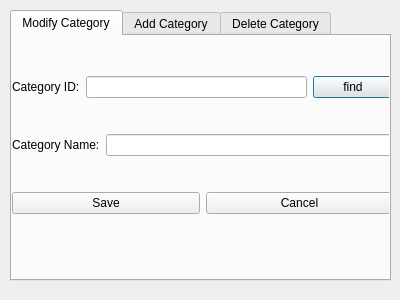
<?xml version="1.0" encoding="UTF-8"?>
<ui version="4.0">
 <class>categoryModAddDel</class>
 <widget class="QDialog" name="categoryModAddDel">
  <property name="geometry">
   <rect>
    <x>0</x>
    <y>0</y>
    <width>400</width>
    <height>300</height>
   </rect>
  </property>
  <property name="windowTitle">
   <string>Dialog</string>
  </property>
  <widget class="QTabWidget" name="tabWidget">
   <property name="geometry">
    <rect>
     <x>10</x>
     <y>10</y>
     <width>381</width>
     <height>271</height>
    </rect>
   </property>
   <property name="currentIndex">
    <number>0</number>
   </property>
   <widget class="QWidget" name="mod">
    <attribute name="title">
     <string>Modify Category</string>
    </attribute>
    <widget class="QWidget" name="verticalLayoutWidget">
     <property name="geometry">
      <rect>
       <x>0</x>
       <y>10</y>
       <width>381</width>
       <height>201</height>
      </rect>
     </property>
     <layout class="QVBoxLayout" name="verticalLayout">
      <item>
       <layout class="QHBoxLayout" name="horizontalLayout">
        <item>
         <widget class="QLabel" name="label">
          <property name="text">
           <string>Category ID:</string>
          </property>
         </widget>
        </item>
        <item>
         <widget class="QLineEdit" name="lineEdit_CategoryIDMod"/>
        </item>
        <item>
         <widget class="QPushButton" name="pushButton_idFindMod">
          <property name="text">
           <string>find</string>
          </property>
         </widget>
        </item>
       </layout>
      </item>
      <item>
       <layout class="QHBoxLayout" name="horizontalLayout_2">
        <item>
         <widget class="QLabel" name="label_2">
          <property name="text">
           <string>Category Name:</string>
          </property>
         </widget>
        </item>
        <item>
         <widget class="QLineEdit" name="lineEdit_categoryNameMod"/>
        </item>
       </layout>
      </item>
      <item>
       <layout class="QHBoxLayout" name="horizontalLayout_3">
        <item>
         <widget class="QPushButton" name="pushButton_Savemod">
          <property name="text">
           <string>Save</string>
          </property>
         </widget>
        </item>
        <item>
         <widget class="QPushButton" name="pushButton_cancelMod">
          <property name="text">
           <string>Cancel</string>
          </property>
         </widget>
        </item>
       </layout>
      </item>
     </layout>
    </widget>
   </widget>
   <widget class="QWidget" name="add">
    <attribute name="title">
     <string>Add Category</string>
    </attribute>
    <widget class="QWidget" name="verticalLayoutWidget_2">
     <property name="geometry">
      <rect>
       <x>-1</x>
       <y>9</y>
       <width>381</width>
       <height>221</height>
      </rect>
     </property>
     <layout class="QVBoxLayout" name="verticalLayout_2">
      <item>
       <layout class="QHBoxLayout" name="horizontalLayout_4">
        <item>
         <widget class="QLabel" name="label_3">
          <property name="text">
           <string>Category Name:</string>
          </property>
         </widget>
        </item>
        <item>
         <widget class="QLineEdit" name="lineEdit_categoryNameAdd"/>
        </item>
       </layout>
      </item>
      <item>
       <layout class="QHBoxLayout" name="horizontalLayout_5">
        <item>
         <widget class="QPushButton" name="pushButton_AddNewCategory">
          <property name="text">
           <string>Add Category</string>
          </property>
         </widget>
        </item>
        <item>
         <widget class="QPushButton" name="pushButton_CancelAdd">
          <property name="text">
           <string>Cancel</string>
          </property>
         </widget>
        </item>
       </layout>
      </item>
     </layout>
    </widget>
   </widget>
   <widget class="QWidget" name="del">
    <attribute name="title">
     <string>Delete Category</string>
    </attribute>
    <widget class="QWidget" name="verticalLayoutWidget_3">
     <property name="geometry">
      <rect>
       <x>-1</x>
       <y>19</y>
       <width>381</width>
       <height>221</height>
      </rect>
     </property>
     <layout class="QVBoxLayout" name="verticalLayout_3">
      <item>
       <layout class="QHBoxLayout" name="horizontalLayout_6">
        <item>
         <widget class="QLabel" name="label_4">
          <property name="text">
           <string>Find Category ID: </string>
          </property>
         </widget>
        </item>
        <item>
         <widget class="QLineEdit" name="lineEdit_IDCategoryDel"/>
        </item>
        <item>
         <widget class="QPushButton" name="pushButton_findIDDel">
          <property name="text">
           <string>Find</string>
          </property>
         </widget>
        </item>
       </layout>
      </item>
      <item>
       <layout class="QHBoxLayout" name="horizontalLayout_7">
        <item>
         <widget class="QLabel" name="label_5">
          <property name="text">
           <string>Category Name:</string>
          </property>
         </widget>
        </item>
        <item>
         <widget class="QLineEdit" name="lineEditCategoryNameDel"/>
        </item>
       </layout>
      </item>
      <item>
       <layout class="QHBoxLayout" name="horizontalLayout_8">
        <item>
         <widget class="QPushButton" name="pushButton_DeleteCategory">
          <property name="text">
           <string>Delete Category</string>
          </property>
         </widget>
        </item>
        <item>
         <widget class="QPushButton" name="pushButton_CancelDel">
          <property name="text">
           <string>Cancel</string>
          </property>
         </widget>
        </item>
       </layout>
      </item>
     </layout>
    </widget>
   </widget>
  </widget>
 </widget>
 <resources/>
 <connections>
  <connection>
   <sender>pushButton_cancelMod</sender>
   <signal>clicked()</signal>
   <receiver>categoryModAddDel</receiver>
   <slot>reject()</slot>
   <hints>
    <hint type="sourcelabel">
     <x>298</x>
     <y>216</y>
    </hint>
    <hint type="destinationlabel">
     <x>199</x>
     <y>149</y>
    </hint>
   </hints>
  </connection>
  <connection>
   <sender>pushButton_CancelAdd</sender>
   <signal>clicked()</signal>
   <receiver>categoryModAddDel</receiver>
   <slot>reject()</slot>
   <hints>
    <hint type="sourcelabel">
     <x>297</x>
     <y>213</y>
    </hint>
    <hint type="destinationlabel">
     <x>199</x>
     <y>149</y>
    </hint>
   </hints>
  </connection>
  <connection>
   <sender>pushButton_CancelDel</sender>
   <signal>clicked()</signal>
   <receiver>categoryModAddDel</receiver>
   <slot>reject()</slot>
   <hints>
    <hint type="sourcelabel">
     <x>297</x>
     <y>241</y>
    </hint>
    <hint type="destinationlabel">
     <x>199</x>
     <y>149</y>
    </hint>
   </hints>
  </connection>
 </connections>
</ui>
